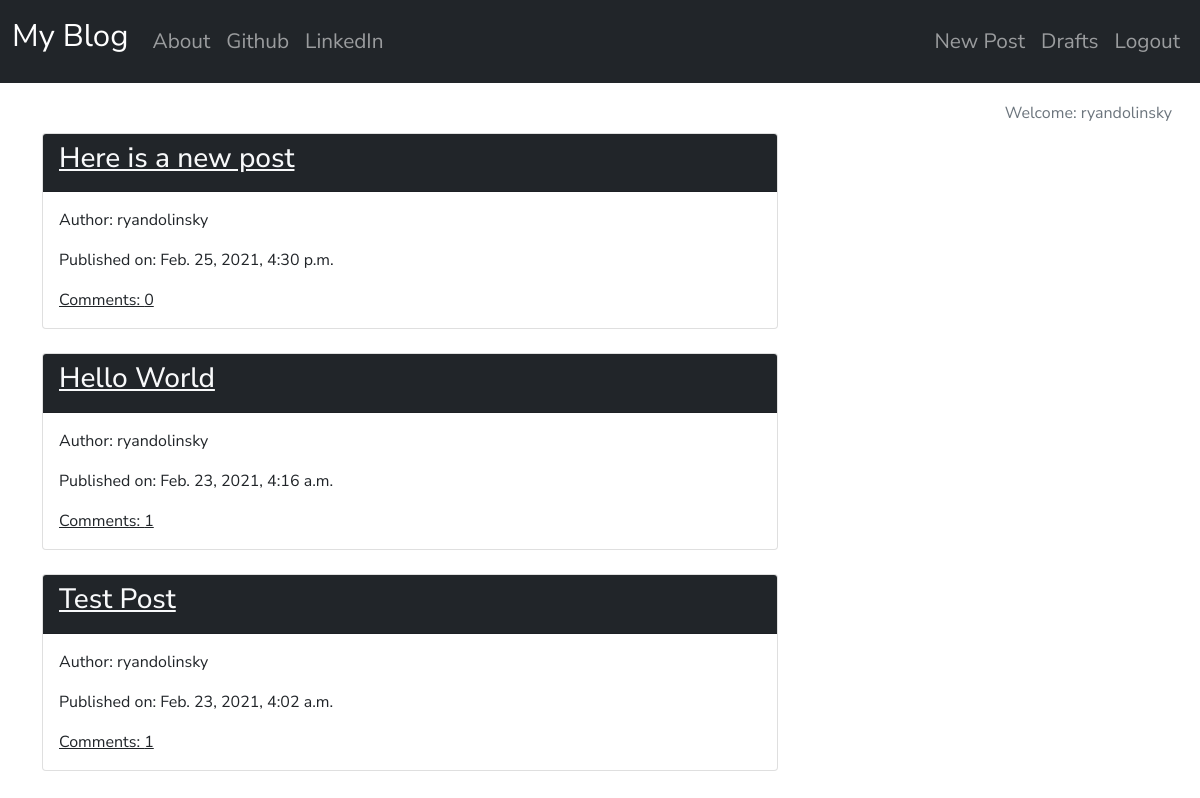
The app's page / (signed in) with its own data.
### blog/models.py (models this page shows, shortened)
class Post(models.Model):
    author = models.ForeignKey('auth.User', on_delete=models.CASCADE)
    title = models.CharField(max_length=200)
    text = models.TextField()
    create_date = models.DateTimeField(default=timezone.now)
    published_date = models.DateTimeField(blank=True, null=True)
    def approve_comments(self):
        return self.comments.filter(approved_comment=True)

### blog/views.py (the view)
# urls.py: path('', views.PostListView.as_view(), name='post_list'),
class PostListView(ListView):
    model = Post
    def get_queryset(self):
        return Post.objects.filter(published_date__lte=timezone.now()).order_by('-published_date')

### blog/templates/blog/post_list.html
{% extends 'blog/base.html' %}
{% block Content %}
<div class="centerstage">
    {% for post in post_list %}
    <div class="post card">
            <div class="card-header text-white bg-dark">
                <h3><a class="text-light bg-dark" href="{% url 'post_detail' pk=post.pk %}">{{ post.title }}</a></h3>
            </div>
            <div class="card-body">
                <div class="author">
                    <p>Author: {{ post.author }}</p>
                </div>
                <div class="date">
                    <p>Published on: {{ post.published_date }}</p>
                </div>
                <a class ="text-dark" href="{% url 'post_detail' pk=post.pk %}">Comments: {{ post.approve_comments.count }}</a>
            </div>
    </div>
    <br>
    {% endfor %}
</div>
{% endblock %}

### blog/templates/blog/base.html (shortened to what this page needs)
<!DOCTYPE html>
{% load static %}
<html lang="en" dir="ltr">
    <head>
        <link href="https://cdn.jsdelivr.net/npm/bootstrap@5.0.0-beta2/dist/css/bootstrap.min.css" rel="stylesheet">
        <link rel="stylesheet" href="//cdn.jsdelivr.net/npm/medium-editor@latest/dist/css/medium-editor.min.css" type="text/css" media="screen" charset="utf-8">
        <link rel="stylesheet" href="{% static 'css/blog.css' %}">
    </head>
    <body>
        <nav class="navbar navbar-expand-lg navbar-dark bg-dark techfont">
          <div class="container-fluid">
            <a class="navbar-brand bigbrand" href="{% url 'post_list' %}">My Blog</a>
            <div class="collapse navbar-collapse" id="navbarNav">
              <ul class="navbar-nav">
                <li class="nav-item">
                  <a class="nav-link" href="{% url 'about' %}">About</a>
                </li>
                <li class="nav-item">
                  <a class="nav-link" href="https://github.com/ryandol1" target="_blank">Github</a>
                </li>
                <li class="nav-item">
                  <a class="nav-link" href="https://www.linkedin.com/in/ryan-dolinsky/" target="_blank">LinkedIn</a>
                </li>
              </ul>
              <ul class="navbar-nav ms-auto">
                  {% if user.is_authenticated %}
                  <li class="nav-item">
                    <a class="nav-link" href="{% url 'post_new' %}">New Post</a>
                  </li>
                  <li class="nav-item">
                    <a class="nav-link" href="{% url 'post_draft_list' %}">Drafts</a>
                  </li>
                  <li class="nav-item">
                    <a class="nav-link" href="{% url 'logout' %}">Logout</a>
                  </li>
                  {% else %}
                  <li class="nav-item">
                    <a class="nav-link" href="{% url 'login' %}"> <img src="{% static 'images/login.png' %}" style="width:30px;height:30px;" alt=""> </a>
                  </li>
                  {% endif %}
              </ul>
            </div>
          </div>
        </nav>
{% if user.is_authenticated %}
            <div class="container-fluid">
              <ul class="nav justify-content-end">
                  <li class="nav-item">
                    <a class="nav-link disabled" style="font-size: 1em; vertical-align:bottom;">Welcome: {{ user.username }}</a>
                  </li>
              </ul>
            </div>
{% endif %}
        <div class="content container">
            <div class="row">
                <div class="col-md-8">
                    <div class="blog_posts">
                        {% block Content %}
                        {% endblock %}
                    </div>
                </div>
            </div>
        </div>
    </body>
</html>

### blog/static/css/blog.css (style rules this page uses)
body { font-family: 'Nunito Sans', sans-serif; }
.techfont { font-family: 'Nunito Sans', sans-serif; font-size: 1.3em; margin-bottom: 10px; font-color: #353536; }
.bigbrand { font-family: 'Nunito Sans', sans-serif; font-size: 1.5em; margin-bottom: 10px; font-color: #353536; }
.centerstage { margin-left: auto; margin-right: auto; }

### records on screen
Post: title "Here is a new post", author "ryandolinsky", published_date "Feb. 25, 2021, 4:30 p.m.", approve_comments.count "0"
Post: title "Hello World", author "ryandolinsky", published_date "Feb. 23, 2021, 4:16 a.m.", approve_comments.count "1"
Post: title "Test Post", author "ryandolinsky", published_date "Feb. 23, 2021, 4:02 a.m.", approve_comments.count "1"

### other values on screen
{{ user.username }} "ryandolinsky"
